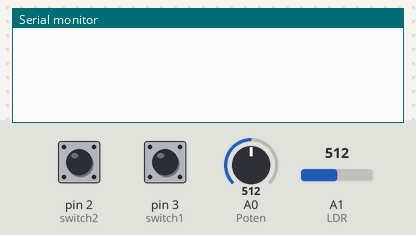
This sketch was run on a simulated Arduino Uno, built with avr-gcc and run on an emulated ATmega328P. Parts: the last lines printed to the serial monitor. Inputs (shaded band) come from the test bench; at power-on: pin 2 (switch2) HIGH, pin 3 (switch1) HIGH, A0 (Poten) = 512, A1 (LDR) = 512.

Above: at 1.2 s.
1.3 s: pin 2 (switch2) pulled LOW for 0.15 s
At 1.8 s:
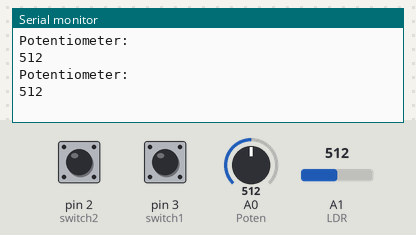
2.9 s: pin 3 (switch1) pulled LOW for 0.15 s
At 4.0 s:
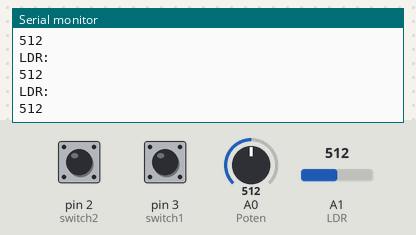

Measured:
- after the input at 1.3 s, the serial monitor: prints a new line at once (image 1)
- after the input at 2.9 s, the serial monitor: prints a new line at once (image 2)

The sketch:

LDR_Potentiometer_Show_Using_Switches.ino
```cpp
// Show values of LDR & Potentiometer using two switches
int switch1 = 3;
int switch2 = 2;
int LDR = A1;
int Poten = A0;
void setup() {
  // put your setup code here, to run once:
  Serial.begin(9600);
  pinMode(switch1,INPUT_PULLUP);
  pinMode(switch2,INPUT_PULLUP);
  pinMode(LDR,INPUT);
  pinMode(Poten,INPUT);

}

void loop() {
  // put your main code here, to run repeatedly:
  int ldr = analogRead(LDR);
  int poten = analogRead(Poten);
  int s1 = digitalRead(switch1);
  int s2 = digitalRead(switch2);

  if( s1 == 0 )
  {
    Serial.println("LDR: ");
    Serial.print(ldr);
    Serial.println();
  }
  if( s2 == 0 )
  {
    Serial.println("Potentiometer: ");
    Serial.print(poten);
    Serial.println();
  }
  delay(100);

}
```
